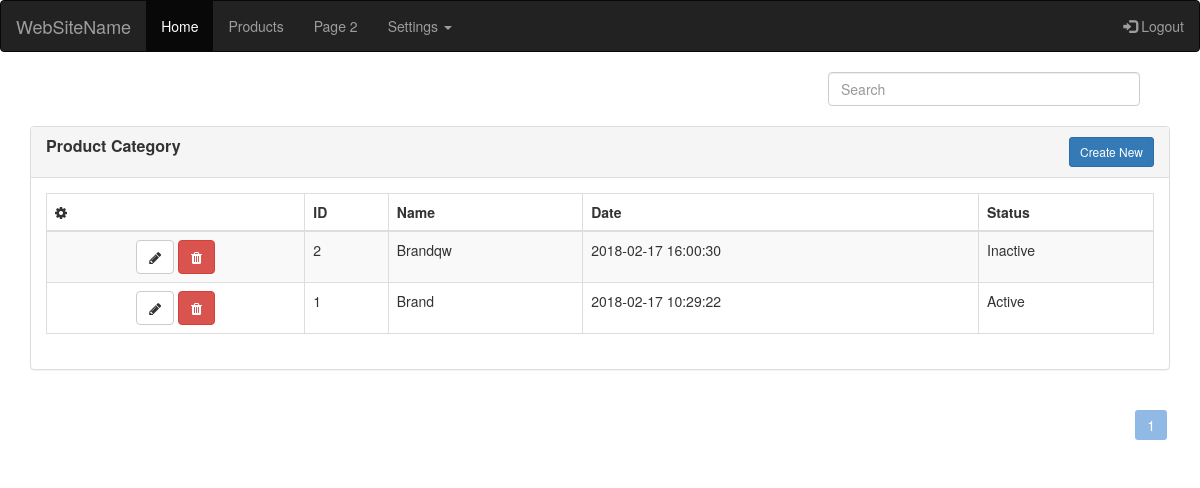
The app's page /brands.php (signed in) with its own data.
### tables this page shows
CREATE TABLE `brand` (
  `brand_id` int(11) NOT NULL,
  `brand_name` varchar(60) NOT NULL,
  `brand_date_time` timestamp NOT NULL DEFAULT CURRENT_TIMESTAMP ON UPDATE CURRENT_TIMESTAMP,
  `brand_status` int(11) NOT NULL
);

### brands.php (the view, shortened to what this page needs)
<?php
	include './include/header.php';
	include './include/db.php';
		include './include/nav.php';
?>
<div class="container">
    <div class="row">
        <div class="col-md-12">
			<div class="row" style="width:100%;" >
				<div class="col-md-5" style="width:30%; float:right;">
					 <input type="text" class="form-control" placeholder="Search" id="search" />
				</div>
			</div>
			<br/>
            <div class="panel panel-default panel-table" id="tableData">
				<div class="panel-heading">
					<div class="row">
						<div class="col col-xs-6">
							<h3 class="panel-title"><b>Product Category</b></h3>
						</div>
						<div class="col col-xs-6 text-right">
							<button type="button" class="btn btn-sm btn-primary btn-create" data-toggle="modal" data-target="#myModal" >Create New</button>
						</div>
					</div>
				</div>
				<div class="panel-body">
					<table class="table table-striped table-bordered table-list">
						<thead>
							<tr>
								<th><em class="fa fa-cog"></em></th>
								<th class="hidden-xs">ID</th>
								<th>Name</th>
								<th>Date</th>
								<th>Status</th>
							</tr>
						</thead>
						<tbody>
							<?php
								$selectQuery="SELECT * FROM `brand` ORDER BY `brand`.`brand_id` DESC";
								$result_data=$conn->query($selectQuery);
								if($result_data->num_rows>0)
								{
									while ($row=$result_data->fetch_assoc()) {
									?>
													<?php
														$cat_id_single =  $row['brand_id'];
														$single = "SELECT * FROM `brand` WHERE `brand`.`brand_id` = '$cat_id_single'";
														$single_cat =$conn->query($single);
														?>
									<tr>
										<td align="center">
											<a class="btn btn-default" data-toggle="modal" data-target="#edit<?php echo $row['brand_id']; ?>" ><em class="fa fa-pencil"></em></a>
											<a class="btn btn-danger" data-toggle="modal" data-target="#myModal<?php echo $row['brand_id']; ?>" ><em class="fa fa-trash"></em></a>
										</td>
										<td class="hidden-xs"><?php echo $row['brand_id'];  ?></td>
										<td> <?php   echo $row['brand_name']; ?></td>
										<td><?php echo $row['brand_date_time'];  ?></td>
										<?php
											if($row['brand_status'] == 1){
												?>	<td>Active</td> 	<?php
												}else{
												?>	<td>Inactive</td> 	<?php
											}
										?>
									</tr>
									<?php
									}
								}
							?>
						</tbody>
					</table>
				</div>
			</div>
		</div>
	</div>
</div>

### records on screen
brand: brand_id "2", brand_name "Brandqw", brand_date_time "2018-02-17 16:00:30", brand_status "Inactive"
brand: brand_id "1", brand_name "Brand", brand_date_time "2018-02-17 10:29:22", brand_status "Active"
